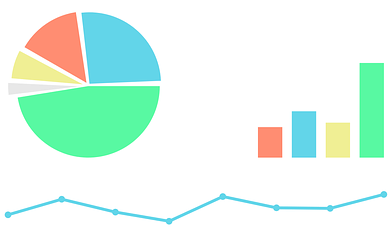
#> input picture front/image/chart.png, 392 x 233 px, found by its file name; its folder holds 4 pictures in this run
$ python '캡쳐된_이미지_사이즈_통일하기.py'
#> lines starting #> are read from the running program, lines starting #| are printed output that depends on the picture
import cv2
import numpy as np
import os

imgList = os.listdir("./image")

imgList
path = "./image/"

for i in imgList:
    img = cv2.imread(path + i)
#> img is the input picture: shape (233, 392, 3); mean B, G, R 236.1, 247, 224.7
    height, width = img.shape[:2]
#> height = 233; width = 392

    dst = cv2.resize(img, dsize=(64, 64), interpolation=cv2.INTER_AREA)
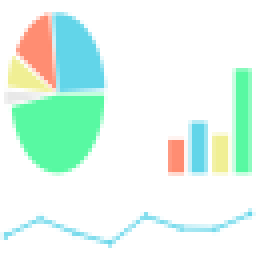
#> dst: shape (64, 64, 3) (shown 4 times larger); mean B, G, R 236.1, 247, 224.7

    cv2.imwrite((path + i), dst)
#> pass 2 of the loop `for i in imgList:`:
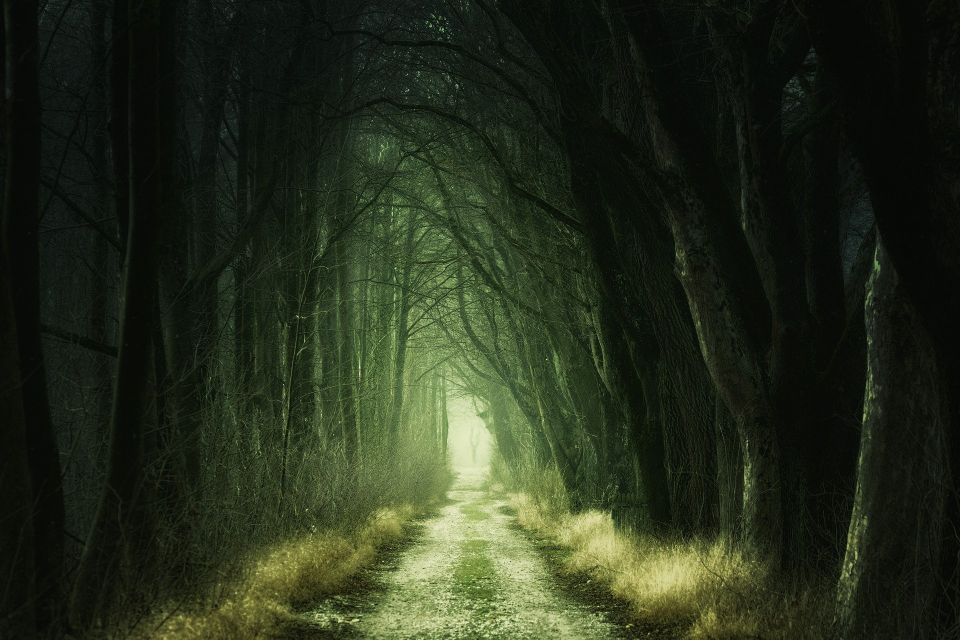
#> input picture front/image/green.jpg, 1920 x 1279 px, found by its file name (shown at 1/2 size)
#> img is the input picture: shape (1279, 1920, 3); mean B, G, R 27.6, 46, 38
#> `dst = cv2.resize(img, dsize=(64, 64), interpolation=cv2.INTER_AREA)`:
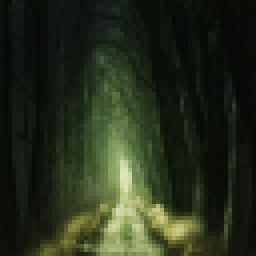
#> dst: shape (64, 64, 3) (shown 4 times larger); mean B, G, R 27.6, 46, 38
#> pass 3 of the loop `for i in imgList:`:
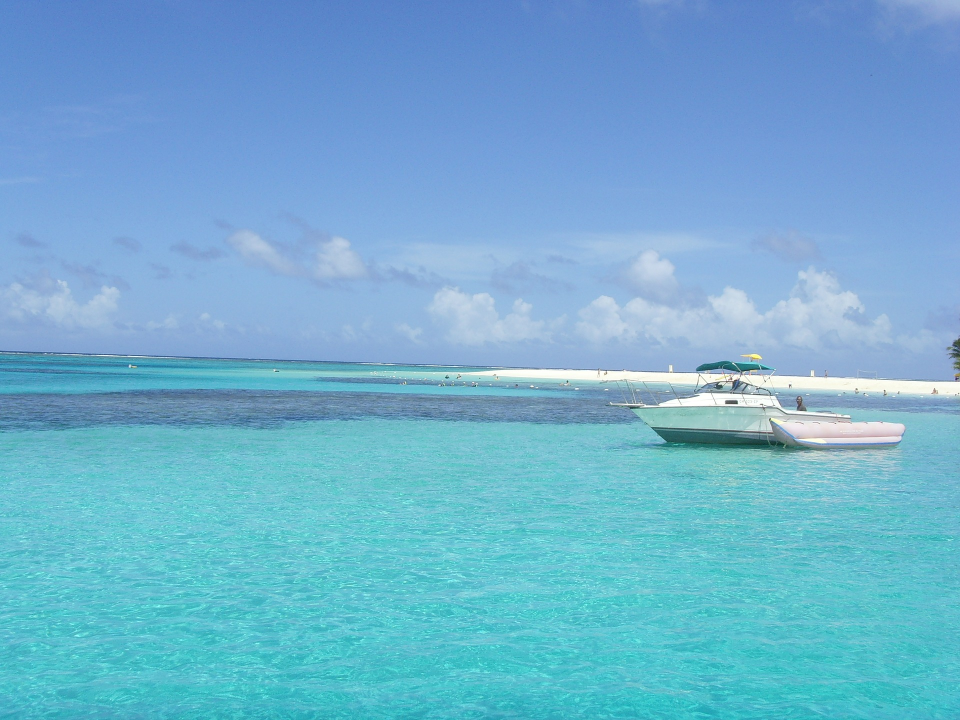
#> input picture front/image/saipan.jpg, 1920 x 1440 px, found by its file name (shown at 1/2 size)
#> img is the input picture: shape (1440, 1920, 3); mean B, G, R 208.4, 176.3, 112
#> `dst = cv2.resize(img, dsize=(64, 64), interpolation=cv2.INTER_AREA)`:
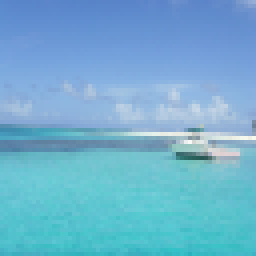
#> dst: shape (64, 64, 3) (shown 4 times larger); mean B, G, R 208.4, 176.3, 112
#> the loop made 4 passes; the first 3 are shown
